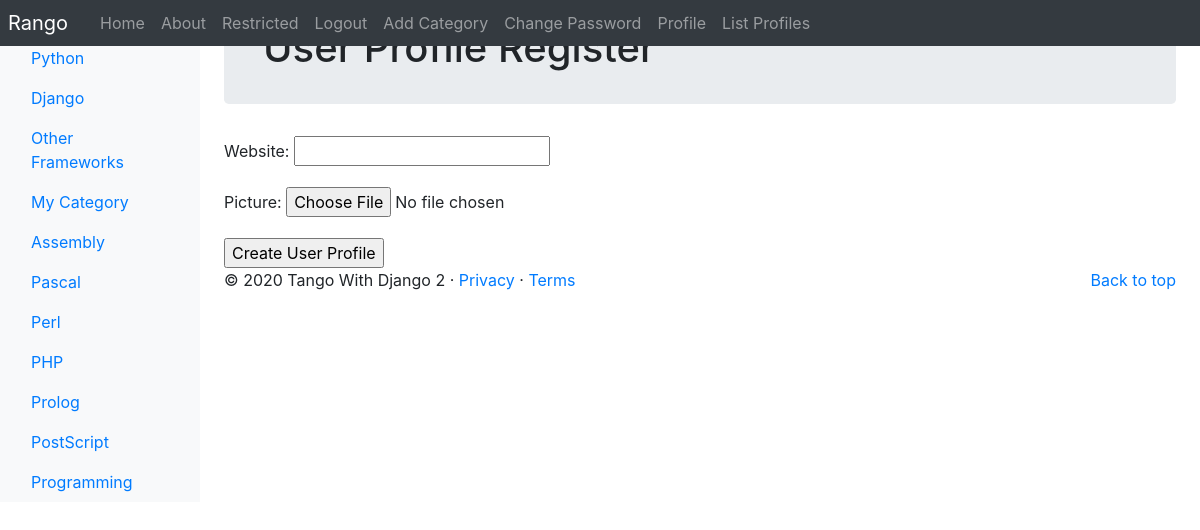
/rango/register_profile/ (signed in), run on the app's committed database.
### rango/models.py (models this page shows, shortened)
class Category(models.Model):
    NAME_MAX_LENGTH = 128
    name = models.CharField(max_length=NAME_MAX_LENGTH, unique=True)
    views = models.IntegerField(default=0)
    likes = models.IntegerField(default=0)
    slug = models.SlugField(unique=True)
    class Meta:
        verbose_name_plural = "Categories"

### rango/views.py (the view, shortened to what this page needs)
# urls.py: path('register_profile/', views.RegisterProfileView.as_view(), name='register_profile'),
class RegisterProfileView(View):
    @method_decorator(login_required)
    def get(self, request):
        form = UserProfileForm()
        context_dict = {'form': form}
        return render(request, 'rango/profile_registration.html', context_dict)

### rango/forms.py
class UserProfileForm(forms.ModelForm):
    class Meta:
        model = UserProfile
        fields = ('website', 'picture',)

### rango/templatetags/rango_template_tags.py (called while the page is built)
@register.inclusion_tag('rango/categories.html')
def get_category_list(current_category=None):
    return {'categories': Category.objects.all(),
            'current_category': current_category}

### templates/rango/profile_registration.html (shortened to what this page needs)
{% extends 'rango/base.html' %}
{% load staticfiles %}
{% block body_block %}
    <div class="jumbotron p-4">
        <div class="container">
            <h1 class="jumbotron-heading">User Profile Register</h1>
        </div>
    </div>
    <div class="container">
        <div class="row">
            <form action="{% url 'rango:register_profile' %}" method="post"
                  enctype="multipart/form-data">
                {{ form.as_p }}
                <input type="submit" value="Create User Profile">
            </form>
        </div>
    </div>
{% endblock %}

### templates/rango/categories.html (shortened to what this page needs)
<ul class="nav flex-column">
{% if categories %}
    {% for c in categories %}
        {% if c == current_category %}
            <li class="nav-item">
                <a class="nav-link active" href="{% url 'rango:show_category' c.slug %}">
                    {{ c.name }}
                </a>
            </li>
        {% else %}
            <li class="nav-item">
                <a class="nav-link active" href="{% url 'rango:show_category' c.slug %}">
                    {{ c.name }}
                </a>
            </li>
        {% endif %}
    {% endfor %}
{% else %}
    <li class="nav-item">There are no categories present.</li>
{% endif %}
</ul>

### data on the page
Category: name "Python"
Category: name "Django"
Category: name "Other Frameworks"
Category: name "My Category"
Category: name "Assembly"
Category: name "Pascal"
Category: name "Perl"
Category: name "PHP"
Category: name "Prolog"
Category: name "PostScript"
Category: name "Programming"
